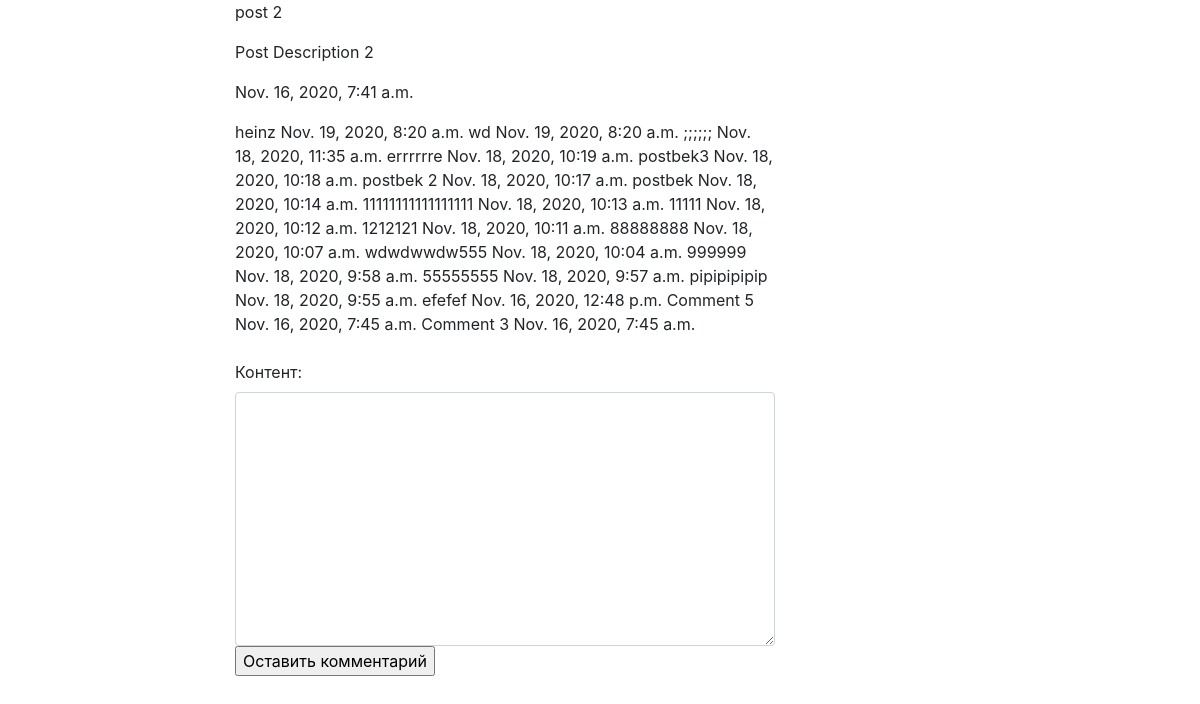
Screenshot of /posts/post-2/ with the database file from the repository.
### posts/models.py (models this page shows, shortened)
class Post(models.Model):
    title = models.CharField(max_length=150,
                            verbose_name='Название поста')
    slug = models.SlugField(max_length=150,
                            verbose_name='Слаг поста',
                            blank=True)
    body = models.TextField(blank=True,
                            verbose_name='Описание поста')
    date_pub = models.DateTimeField(auto_now_add=True,
                                    verbose_name='Время создания поста')

### comments/models.py (models this page shows, shortened)
class Comment(models.Model):
    user = models.ForeignKey(
        User,
        on_delete=models.CASCADE,
        related_name='user_post',
        verbose_name='Пользователь'
    )
    content = models.TextField(verbose_name='Контент')
    timestamp = models.DateTimeField(auto_now_add=True,
                                    verbose_name='Время создания')
    post = models.ForeignKey(Post, on_delete=models.CASCADE,
                                    related_name='comments',
                                    verbose_name='Посты')
    class Meta:
        ordering = ['-timestamp']

### posts/views.py (the view, shortened to what this page needs)
# urls.py: path('<slug:slug>/', PostDetail.as_view(), name='detail'),
class PostDetail(DetailView):
    model = Post
    template_name = 'post_detail.html'
    success_url = reverse_lazy('posts:list')
    def get_context_data(self, **kwargs):
        context = super().get_context_data(**kwargs)
        comment_form = CommentForm(user=self.request.user,
                                    post_id=None)
        context['post'] = self.get_object
        context['comment_form'] = comment_form
        return context

### comments/forms.py (shortened to what this page needs)
class CommentForm(forms.ModelForm):
    def __init__(self, user, post_id, *args, **kwargs):
        super().__init__(*args, **kwargs)
        self.user = user
        self.post_id = post_id
    class Meta:
        model = Comment
        fields = [
            'content'
        ]
        widgets = {
            'content': forms.Textarea(attrs={'class': 'form-control'})
        }

### posts/templates/post_detail.html (shortened to what this page needs)
{% extends 'base.html' %}
            {% block content %}
                <p>{{ post.title }}</p>
                <p>{{ post.body }}</p>
                <p>{{ post.date_pub }}</p>
                {% for comment in post.comments.all %}
                    {{ comment.content }}
                    {{ comment.timestamp }}
                {% endfor %}
                <form action="{% url 'comments:create_comment' post_id=post.pk %}" method="post">
                        {{ comment_form }}
                    <input type="submit" value='Оставить комментарий'>
                </form>
                {% endblock %}

### rows the page displays
Post: title "post 2", body "Post Description 2", date_pub "Nov. 16, 2020, 7:41 a.m."
Comment: content "heinz", timestamp "Nov. 19, 2020, 8:20 a.m."
Comment: content "wd", timestamp "Nov. 19, 2020, 8:20 a.m."
Comment: content ";;;;;;", timestamp "Nov. 18, 2020, 11:35 a.m."
Comment: content "errrrrre", timestamp "Nov. 18, 2020, 10:19 a.m."
Comment: content "postbek3", timestamp "Nov. 18, 2020, 10:18 a.m."
Comment: content "postbek 2", timestamp "Nov. 18, 2020, 10:17 a.m."
Comment: content "postbek", timestamp "Nov. 18, 2020, 10:14 a.m."
Comment: content "11111111111111111", timestamp "Nov. 18, 2020, 10:13 a.m."
Comment: content "11111", timestamp "Nov. 18, 2020, 10:12 a.m."
Comment: content "1212121", timestamp "Nov. 18, 2020, 10:11 a.m."
Comment: content "88888888", timestamp "Nov. 18, 2020, 10:07 a.m."
Comment: content "wdwdwwdw555", timestamp "Nov. 18, 2020, 10:04 a.m."
Comment: content "999999", timestamp "Nov. 18, 2020, 9:58 a.m."
Comment: content "55555555", timestamp "Nov. 18, 2020, 9:57 a.m."
Comment: content "pipipipipip", timestamp "Nov. 18, 2020, 9:55 a.m."
Comment: content "efefef", timestamp "Nov. 16, 2020, 12:48 p.m."
Comment: content "Comment 5", timestamp "Nov. 16, 2020, 7:45 a.m."
Comment: content "Comment 3", timestamp "Nov. 16, 2020, 7:45 a.m."
